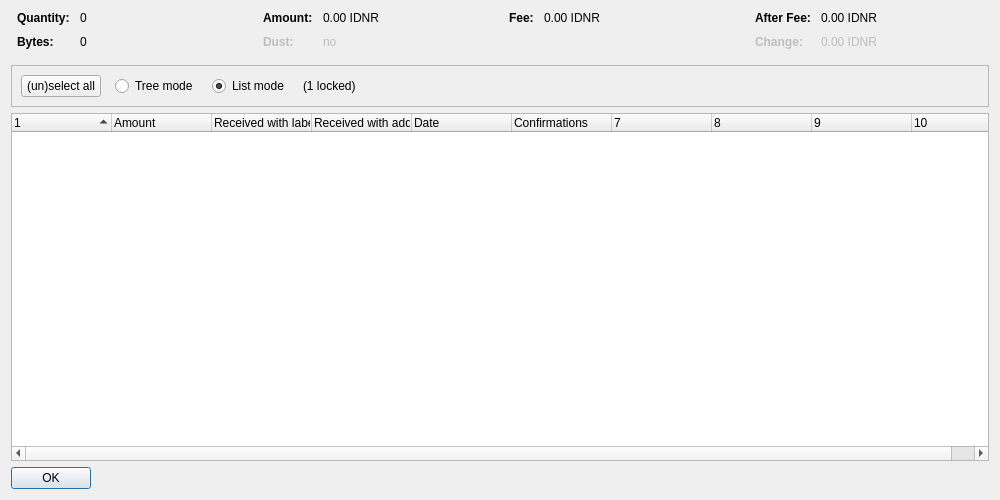
<?xml version="1.0" encoding="UTF-8"?>
<ui version="4.0">
 <class>CoinControlDialog</class>
 <widget class="QDialog" name="CoinControlDialog">
  <property name="geometry">
   <rect>
    <x>0</x>
    <y>0</y>
    <width>1000</width>
    <height>500</height>
   </rect>
  </property>
  <property name="windowTitle">
   <string>Coin Selection</string>
  </property>
  <layout class="QVBoxLayout" name="verticalLayout">
   <item>
    <layout class="QHBoxLayout" name="horizontalLayoutTop" stretch="0,0,0,0">
     <property name="topMargin">
      <number>0</number>
     </property>
     <property name="bottomMargin">
      <number>10</number>
     </property>
     <item>
      <layout class="QFormLayout" name="formLayoutCoinControl1">
       <property name="horizontalSpacing">
        <number>10</number>
       </property>
       <property name="verticalSpacing">
        <number>10</number>
       </property>
       <property name="leftMargin">
        <number>6</number>
       </property>
       <property name="rightMargin">
        <number>6</number>
       </property>
       <item row="0" column="0">
        <widget class="QLabel" name="labelCoinControlQuantityText">
         <property name="font">
          <font>
           <weight>75</weight>
           <bold>true</bold>
          </font>
         </property>
         <property name="text">
          <string>Quantity:</string>
         </property>
        </widget>
       </item>
       <item row="0" column="1">
        <widget class="QLabel" name="labelCoinControlQuantity">
         <property name="cursor">
          <cursorShape>IBeamCursor</cursorShape>
         </property>
         <property name="contextMenuPolicy">
          <enum>Qt::ActionsContextMenu</enum>
         </property>
         <property name="text">
          <string notr="true">0</string>
         </property>
         <property name="textInteractionFlags">
          <set>Qt::LinksAccessibleByMouse|Qt::TextSelectableByKeyboard|Qt::TextSelectableByMouse</set>
         </property>
        </widget>
       </item>
       <item row="1" column="0">
        <widget class="QLabel" name="labelCoinControlBytesText">
         <property name="font">
          <font>
           <weight>75</weight>
           <bold>true</bold>
          </font>
         </property>
         <property name="text">
          <string>Bytes:</string>
         </property>
        </widget>
       </item>
       <item row="1" column="1">
        <widget class="QLabel" name="labelCoinControlBytes">
         <property name="cursor">
          <cursorShape>IBeamCursor</cursorShape>
         </property>
         <property name="contextMenuPolicy">
          <enum>Qt::ActionsContextMenu</enum>
         </property>
         <property name="text">
          <string notr="true">0</string>
         </property>
         <property name="textInteractionFlags">
          <set>Qt::LinksAccessibleByMouse|Qt::TextSelectableByKeyboard|Qt::TextSelectableByMouse</set>
         </property>
        </widget>
       </item>
      </layout>
     </item>
     <item>
      <layout class="QFormLayout" name="formLayoutCoinControl2">
       <property name="horizontalSpacing">
        <number>10</number>
       </property>
       <property name="verticalSpacing">
        <number>10</number>
       </property>
       <property name="leftMargin">
        <number>6</number>
       </property>
       <property name="rightMargin">
        <number>6</number>
       </property>
       <item row="0" column="0">
        <widget class="QLabel" name="labelCoinControlAmountText">
         <property name="font">
          <font>
           <weight>75</weight>
           <bold>true</bold>
          </font>
         </property>
         <property name="text">
          <string>Amount:</string>
         </property>
        </widget>
       </item>
       <item row="0" column="1">
        <widget class="QLabel" name="labelCoinControlAmount">
         <property name="cursor">
          <cursorShape>IBeamCursor</cursorShape>
         </property>
         <property name="contextMenuPolicy">
          <enum>Qt::ActionsContextMenu</enum>
         </property>
         <property name="text">
          <string notr="true">0.00 IDNR</string>
         </property>
         <property name="textInteractionFlags">
          <set>Qt::LinksAccessibleByMouse|Qt::TextSelectableByKeyboard|Qt::TextSelectableByMouse</set>
         </property>
        </widget>
       </item>
       <item row="1" column="0">
        <widget class="QLabel" name="labelCoinControlLowOutputText">
         <property name="enabled">
          <bool>false</bool>
         </property>
         <property name="font">
          <font>
           <weight>75</weight>
           <bold>true</bold>
          </font>
         </property>
         <property name="text">
          <string>Dust:</string>
         </property>
        </widget>
       </item>
       <item row="1" column="1">
        <widget class="QLabel" name="labelCoinControlLowOutput">
         <property name="enabled">
          <bool>false</bool>
         </property>
         <property name="cursor">
          <cursorShape>IBeamCursor</cursorShape>
         </property>
         <property name="contextMenuPolicy">
          <enum>Qt::ActionsContextMenu</enum>
         </property>
         <property name="text">
          <string notr="true">no</string>
         </property>
         <property name="textInteractionFlags">
          <set>Qt::LinksAccessibleByMouse|Qt::TextSelectableByKeyboard|Qt::TextSelectableByMouse</set>
         </property>
        </widget>
       </item>
      </layout>
     </item>
     <item>
      <layout class="QFormLayout" name="formLayoutCoinControl3">
       <property name="horizontalSpacing">
        <number>10</number>
       </property>
       <property name="verticalSpacing">
        <number>10</number>
       </property>
       <property name="leftMargin">
        <number>6</number>
       </property>
       <property name="rightMargin">
        <number>6</number>
       </property>
       <item row="0" column="0">
        <widget class="QLabel" name="labelCoinControlFeeText">
         <property name="font">
          <font>
           <weight>75</weight>
           <bold>true</bold>
          </font>
         </property>
         <property name="text">
          <string>Fee:</string>
         </property>
        </widget>
       </item>
       <item row="0" column="1">
        <widget class="QLabel" name="labelCoinControlFee">
         <property name="cursor">
          <cursorShape>IBeamCursor</cursorShape>
         </property>
         <property name="contextMenuPolicy">
          <enum>Qt::ActionsContextMenu</enum>
         </property>
         <property name="text">
          <string notr="true">0.00 IDNR</string>
         </property>
         <property name="textInteractionFlags">
          <set>Qt::LinksAccessibleByMouse|Qt::TextSelectableByKeyboard|Qt::TextSelectableByMouse</set>
         </property>
        </widget>
       </item>
      </layout>
     </item>
     <item>
      <layout class="QFormLayout" name="formLayoutCoinControl4">
       <property name="horizontalSpacing">
        <number>10</number>
       </property>
       <property name="verticalSpacing">
        <number>10</number>
       </property>
       <property name="leftMargin">
        <number>6</number>
       </property>
       <property name="rightMargin">
        <number>6</number>
       </property>
       <item row="0" column="0">
        <widget class="QLabel" name="labelCoinControlAfterFeeText">
         <property name="font">
          <font>
           <weight>75</weight>
           <bold>true</bold>
          </font>
         </property>
         <property name="text">
          <string>After Fee:</string>
         </property>
        </widget>
       </item>
       <item row="0" column="1">
        <widget class="QLabel" name="labelCoinControlAfterFee">
         <property name="cursor">
          <cursorShape>IBeamCursor</cursorShape>
         </property>
         <property name="contextMenuPolicy">
          <enum>Qt::ActionsContextMenu</enum>
         </property>
         <property name="text">
          <string notr="true">0.00 IDNR</string>
         </property>
         <property name="textInteractionFlags">
          <set>Qt::LinksAccessibleByMouse|Qt::TextSelectableByKeyboard|Qt::TextSelectableByMouse</set>
         </property>
        </widget>
       </item>
       <item row="1" column="0">
        <widget class="QLabel" name="labelCoinControlChangeText">
         <property name="enabled">
          <bool>false</bool>
         </property>
         <property name="font">
          <font>
           <weight>75</weight>
           <bold>true</bold>
          </font>
         </property>
         <property name="text">
          <string>Change:</string>
         </property>
        </widget>
       </item>
       <item row="1" column="1">
        <widget class="QLabel" name="labelCoinControlChange">
         <property name="enabled">
          <bool>false</bool>
         </property>
         <property name="cursor">
          <cursorShape>IBeamCursor</cursorShape>
         </property>
         <property name="contextMenuPolicy">
          <enum>Qt::ActionsContextMenu</enum>
         </property>
         <property name="text">
          <string notr="true">0.00 IDNR</string>
         </property>
         <property name="textInteractionFlags">
          <set>Qt::LinksAccessibleByMouse|Qt::TextSelectableByKeyboard|Qt::TextSelectableByMouse</set>
         </property>
        </widget>
       </item>
      </layout>
     </item>
    </layout>
   </item>
   <item>
    <widget class="QFrame" name="frame">
     <property name="minimumSize">
      <size>
       <width>0</width>
       <height>40</height>
      </size>
     </property>
     <property name="frameShape">
      <enum>QFrame::StyledPanel</enum>
     </property>
     <property name="frameShadow">
      <enum>QFrame::Sunken</enum>
     </property>
     <layout class="QHBoxLayout" name="horizontalLayout">
      <item>
       <layout class="QHBoxLayout" name="horizontalLayoutPanel" stretch="0,0,0,0,0">
        <property name="spacing">
         <number>14</number>
        </property>
        <item>
         <widget class="QPushButton" name="pushButtonSelectAll">
          <property name="sizePolicy">
           <sizepolicy hsizetype="Maximum" vsizetype="Fixed">
            <horstretch>0</horstretch>
            <verstretch>0</verstretch>
           </sizepolicy>
          </property>
          <property name="text">
           <string>(un)select all</string>
          </property>
          <property name="autoDefault">
           <bool>false</bool>
          </property>
         </widget>
        </item>
        <item>
         <widget class="QRadioButton" name="radioTreeMode">
          <property name="sizePolicy">
           <sizepolicy hsizetype="Maximum" vsizetype="Fixed">
            <horstretch>0</horstretch>
            <verstretch>0</verstretch>
           </sizepolicy>
          </property>
          <property name="text">
           <string>Tree mode</string>
          </property>
         </widget>
        </item>
        <item>
         <widget class="QRadioButton" name="radioListMode">
          <property name="sizePolicy">
           <sizepolicy hsizetype="Maximum" vsizetype="Fixed">
            <horstretch>0</horstretch>
            <verstretch>0</verstretch>
           </sizepolicy>
          </property>
          <property name="text">
           <string>List mode</string>
          </property>
          <property name="checked">
           <bool>true</bool>
          </property>
         </widget>
        </item>
        <item>
         <widget class="QLabel" name="labelLocked">
          <property name="text">
           <string notr="true">(1 locked)</string>
          </property>
         </widget>
        </item>
        <item>
         <spacer name="horizontalSpacer">
          <property name="orientation">
           <enum>Qt::Horizontal</enum>
          </property>
          <property name="sizeHint" stdset="0">
           <size>
            <width>40</width>
            <height>20</height>
           </size>
          </property>
         </spacer>
        </item>
       </layout>
      </item>
     </layout>
    </widget>
   </item>
   <item>
    <widget class="CoinControlTreeWidget" name="treeWidget">
     <property name="contextMenuPolicy">
      <enum>Qt::CustomContextMenu</enum>
     </property>
     <property name="sortingEnabled">
      <bool>false</bool>
     </property>
     <property name="columnCount">
      <number>10</number>
     </property>
     <attribute name="headerShowSortIndicator" stdset="0">
      <bool>true</bool>
     </attribute>
     <attribute name="headerStretchLastSection">
      <bool>false</bool>
     </attribute>
     <column>
      <property name="text">
       <string/>
      </property>
     </column>
     <column>
      <property name="text">
       <string>Amount</string>
      </property>
     </column>
     <column>
      <property name="text">
       <string>Received with label</string>
      </property>
     </column>
     <column>
      <property name="text">
       <string>Received with address</string>
      </property>
     </column>
     <column>
      <property name="text">
       <string>Date</string>
      </property>
     </column>
     <column>
      <property name="text">
       <string>Confirmations</string>
      </property>
      <property name="toolTip">
       <string>Confirmed</string>
      </property>
     </column>
     <column>
      <property name="text">
       <string/>
      </property>
     </column>
     <column>
      <property name="text">
       <string/>
      </property>
     </column>
     <column>
      <property name="text">
       <string/>
      </property>
     </column>
     <column>
      <property name="text">
       <string/>
      </property>
     </column>
    </widget>
   </item>
   <item>
    <widget class="QDialogButtonBox" name="buttonBox">
     <property name="sizePolicy">
      <sizepolicy hsizetype="Maximum" vsizetype="Fixed">
       <horstretch>0</horstretch>
       <verstretch>0</verstretch>
      </sizepolicy>
     </property>
     <property name="orientation">
      <enum>Qt::Horizontal</enum>
     </property>
     <property name="standardButtons">
      <set>QDialogButtonBox::Ok</set>
     </property>
    </widget>
   </item>
  </layout>
 </widget>
 <customwidgets>
  <customwidget>
   <class>CoinControlTreeWidget</class>
   <extends>QTreeWidget</extends>
   <header>coincontroltreewidget.h</header>
  </customwidget>
 </customwidgets>
 <resources/>
 <connections/>
</ui>
